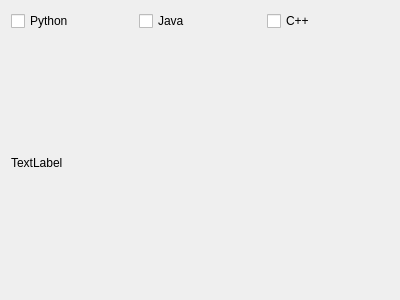
<?xml version="1.0" encoding="UTF-8"?>
<ui version="4.0">
 <class>Form</class>
 <widget class="QWidget" name="Form">
  <property name="geometry">
   <rect>
    <x>0</x>
    <y>0</y>
    <width>400</width>
    <height>300</height>
   </rect>
  </property>
  <property name="windowTitle">
   <string>Form</string>
  </property>
  <layout class="QVBoxLayout" name="verticalLayout">
   <item>
    <layout class="QHBoxLayout" name="horizontalLayout">
     <item>
      <widget class="QCheckBox" name="checkBox">
       <property name="text">
        <string>Python</string>
       </property>
      </widget>
     </item>
     <item>
      <widget class="QCheckBox" name="checkBox_2">
       <property name="text">
        <string>Java</string>
       </property>
      </widget>
     </item>
     <item>
      <widget class="QCheckBox" name="checkBox_3">
       <property name="text">
        <string>C++</string>
       </property>
      </widget>
     </item>
    </layout>
   </item>
   <item>
    <widget class="QLabel" name="label">
     <property name="styleSheet">
      <string notr="true">QLabel {
color:'red'
}</string>
     </property>
     <property name="text">
      <string>TextLabel</string>
     </property>
    </widget>
   </item>
  </layout>
 </widget>
 <resources/>
 <connections/>
</ui>
